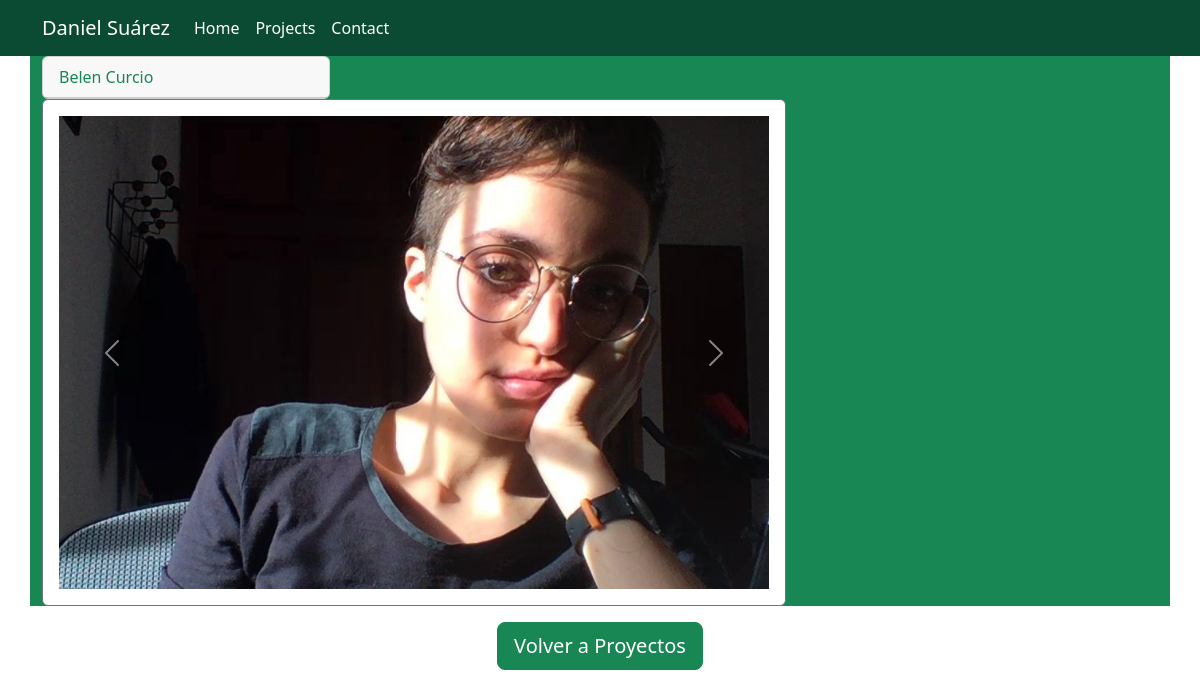
Page /project-datails/1 on the committed database.
### projects/models.py (models this page shows, shortened)
class Project(models.Model):
    title = models.CharField(max_length=100)
    description = models.TextField()
    github_link = models.URLField(blank=True, null=True)
    project_online = models.URLField(blank=True, null=True)
    youtube_embed = models.TextField(blank=True, null=True)
    MEDIA_CHOICES = [('image', 'Image'), ('video', 'Video')]
    media_type = models.CharField(max_length=20, choices=MEDIA_CHOICES)

class ProjectMedia(models.Model):
    project = models.ForeignKey(Project, related_name='media', on_delete=models.CASCADE, validators=[validate_media_count])
    media_type = models.CharField(max_length=20, choices=Project.MEDIA_CHOICES)
    image = models.ImageField(upload_to='project_images/', blank=True, null=True)
    video_url = models.URLField(blank=True, null=True)

### projects/views.py (the view)
# urls.py: path("project-datails/<int:project_id>", views.project_detail, name = 'project-details'),
def project_detail(request, project_id):
    project = Project.objects.get(pk=project_id)
    media = ProjectMedia.objects.filter(project=project)
    context = {
            'project': project,
            'media': media,
            }
    return render(request, 'projects/project_detail.html', context)

### projects/templates/projects/project_detail.html (shortened to what this page needs)
{% extends 'home/base.html' %}
{% load static %}
{% block content %}
{% if media.0.media_type == 'image' %}
<div class="bg-success container">
<div class="card justify-content-center" style="width: 18rem;">
  <div class="card-header text-success">
    {{ project.title }}
  </div>
  </div>
  <div class="bg-successrow justify-content-center">
    <div class="col-lg-8">
      <div class="card border-secondary">
        <div class="card-body">
          <div class="carousel slide" id="carouselExample" data-bs-ride="carousel">
            <div class="carousel-inner">
              {% for media in media %}
                <div class="carousel-item active">
                  <img src="{{ media.image.url }}" class="d-block w-100" alt="..." >
                </div>
              {% endfor %}
            </div>
            <button class="carousel-control-prev" type="button" data-bs-target="#carouselExample" data-bs-slide="prev">
              <span class="carousel-control-prev-icon" aria-hidden="true"></span>
            </button>
            <button class="carousel-control-next" type="button" data-bs-target="#carouselExample" data-bs-slide="next">
              <span class="carousel-control-next-icon" aria-hidden="true"></span>
            </button>
          </div>
        </div>
      </div>
    </div>
  </div>
{% endif %}
</div>
<div class="d-flex justify-content-center mt-3">
  <a href="{% url 'projects' %}" class="btn btn-success btn-lg">Volver a Proyectos</a>
</div>
{% endblock %}

### rows in the picture
Project: title "Belen Curcio"
ProjectMedia: image (picture)
